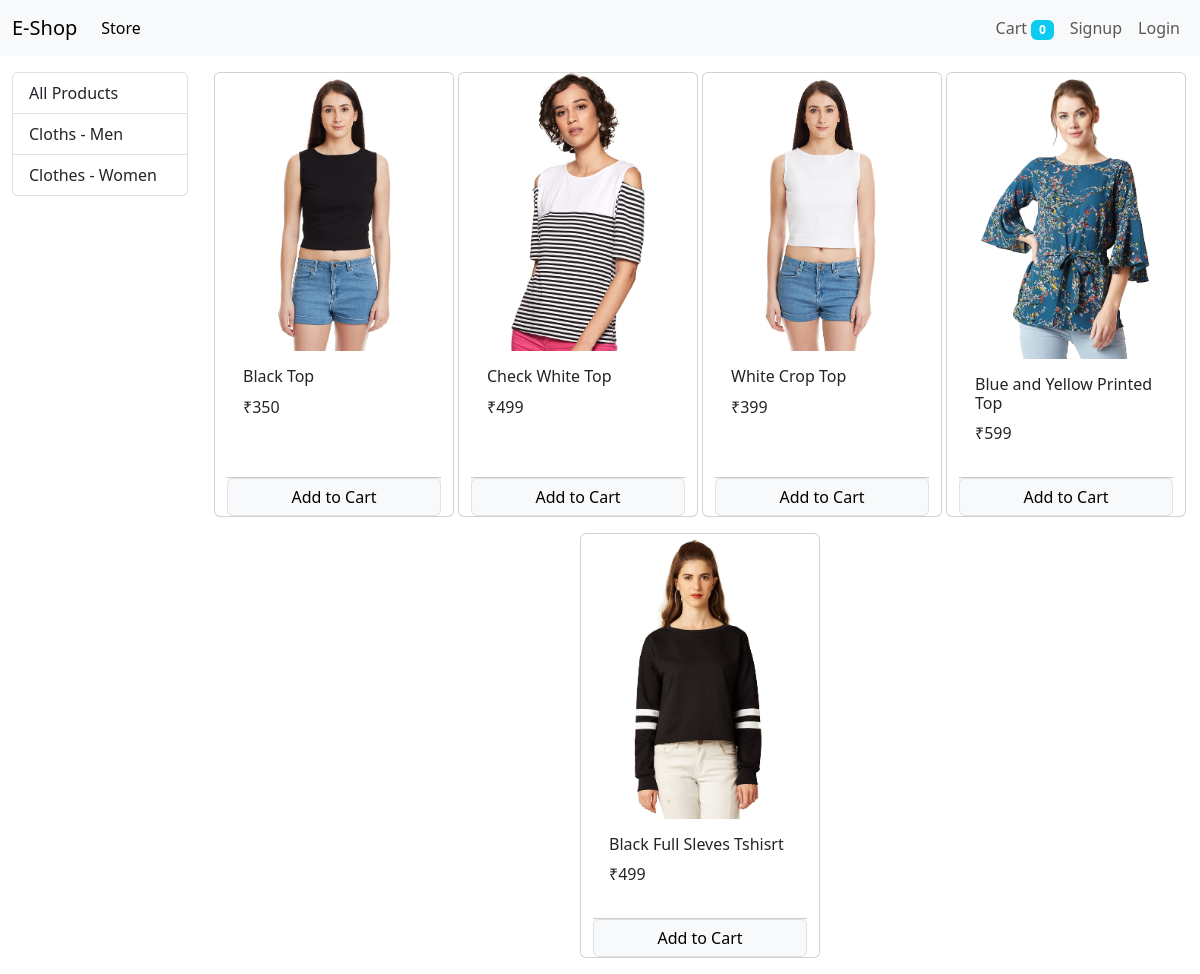
The app's page /?category=2 with its own data.
### store/models/category.py (models this page shows, shortened)
class Category(models.Model):
    name=models.CharField(max_length=20)
    @staticmethod
    def get_all_categories():
        return Category.objects.all()

### store/models/product.py (models this page shows, shortened)
class Product(models.Model):
    product_name = models.CharField(max_length=50)
    product_price = models.IntegerField(default=0)
    category = models.ForeignKey(Category,on_delete=models.CASCADE,default=1)
    product_image = models.ImageField(upload_to='Uploads/products/')
    product_description = models.CharField(max_length=200,default='',null=True,blank=True)
    @staticmethod
    def get_all_product_by_categoryid(category_id):
        if category_id:
            return Product.objects.filter(category=category_id)
        else:
            return Product.get_all_products()

### store/views/home.py (the view, shortened to what this page needs)
# urls.py: path('',home.Index.as_view(),name='homepage'),
class Index(View):
    def get(self,request):
        cart=request.session.get('cart')
        if not cart:
            request.session['cart']={}
        products=None
        categories=Category.get_all_categories()
        categoryId=request.GET.get('category')
        if categoryId:
            products=Product.get_all_product_by_categoryid(categoryId)
        else:
            products=Product.get_all_products()
        data={}
        data['products']=products
        data['categories']=categories
        print('your email id is: ',request.session.get('email'))
        return render(request,'index.html',data)

### store/templatetags/cart.py (called while the page is built)
@register.filter(name='is_in_cart')
def is_in_cart(product,cart):
    keys=cart.keys()
    for id in keys:
        if int(id)==product.id:
            return True
    return False

### store/templatetags/custom_filter.py (called while the page is built)
@register.filter(name='currency')
def currency(number):
    return "₹"+str(number)

### store/templates/index.html (shortened to what this page needs)
 {% extends 'base.html' %}
  {%block content%}
  {% load cart %}
  {% load custom_filter %}
  <div class='container-fluid mt-3'>
    <div class='row'>
      <div class="col-lg-2 mx-auto">
        <div class="list-group">
          <a href="/" class="list-group-item list-group-item-action">All Products</a>
          {% for category in categories %}
          <a href="/?category={{category.id}}" class="list-group-item list-group-item-action">{{category.name}}</a>
          {% endfor %}
        </div>
      </div>
      <div id='products' class='col-lg-10 mx-auto'>
        <div class="row mx-auto">
          {% for prod in products %}
          <div class="card mx-auto mb-3" id={{prod.id}} style="width: 15rem">
            <img
              src="{{prod.product_image.url}}"
              class="card-img-top"
              alt="..."
            />
            <div class="card-body">
              <h6 class="card-title">{{prod.product_name}}</h6>
              <p>{{prod.product_price|currency}}</p>
            </div>
            <div class="card-footer p-0 no-gutters">
              {% if prod|is_in_cart:request.session.cart %}
              <div class="row no-gutters">
                <form action="/#{{prod.id}}" class="col-2" method="post">
                  {% csrf_token %}
                  <input hidden type="text" name="remove" value='Text'>
                  <input hidden type="number" name="product" value='{{prod.id}}'>
                  <input type="submit" value="-" class=" btn btn-block btn-secondary">
                </form>
                <div class="text-center col">{{prod|cart_quantity:request.session.cart}} in cart</div>
                <form action="/#{{prod.id}}" class="col-2" method="post">
                  {% csrf_token %}
                  <input hidden type="text" name="product" value='{{prod.id}}'>
                  <input type="submit" value="+" class=" btn btn-block btn-secondary" >
                </form>
              </div>
              {% else %}
              <form action="/#{{prod.id}}" method="POST" class="btn-block">
                <input type="submit" class="float-right btn btn-light border form-control" value="Add to Cart">
              </form>
              {% endif %}
            </div>
          </div>
          {% endfor %}
        </div>
      </div>
    </div>
  </div>
  {%endblock%}

### records on screen
Category: name "Cloths - Men"
Category: name "Clothes - Women"
Product: product_image (picture), product_name "Black Top", product_price "₹350"
Product: product_image (picture), product_name "Check White Top", product_price "₹499"
Product: product_image (picture), product_name "White Crop Top", product_price "₹399"
Product: product_image (picture), product_name "Blue and Yellow Printed Top", product_price "₹599"
Product: product_image (picture), product_name "Black Full Sleves Tshisrt", product_price "₹499"

### other values on screen
{{ request.session.cart.keys|length }} "0"
